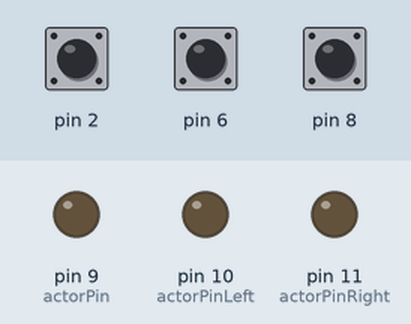
Bench run of a sketch on a simulated Arduino Uno, built with avr-gcc and run on an emulated ATmega328P. On the bench: output pins drawn as LEDs (lit = HIGH). The inputs (shaded band) are chosen by the test bench; at power-on: pin 6 HIGH, pin 8 HIGH, pin 2 HIGH. What the sketch prints to the serial monitor is not drawn.

Above: at 1.2 s.
1.3 s: pin 6 pulled LOW for 0.15 s
At 1.38 s:
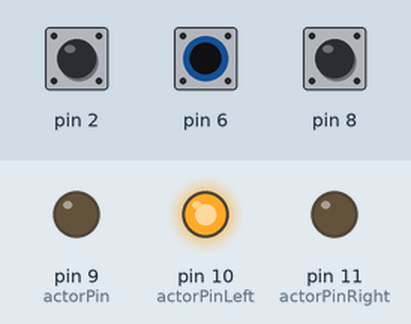
2.9 s: pin 8 pulled LOW for 0.15 s
At 3.9 s:
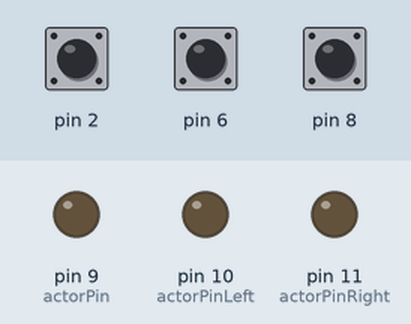
4.5 s: pin 8 pulled LOW for 3.2 s
At 5.4 s:
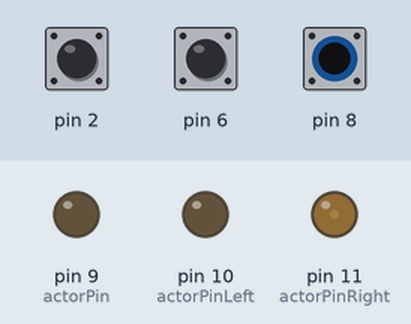
9.2 s: pin 6 pulled LOW for 1 s
At 10.0 s:
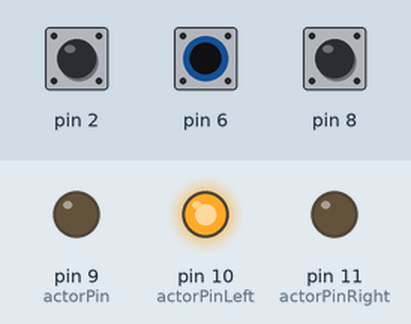
11.7 s: pin 6 pulled LOW for 3.2 s
At 16.1 s:
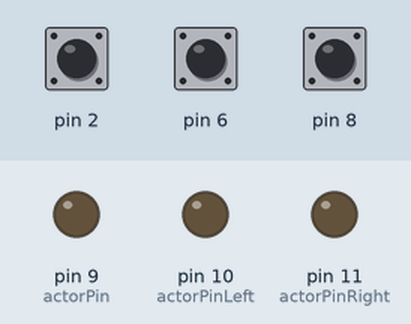
16.4 s: pin 6 driven LOW and pin 8 driven LOW
At 17.6 s:
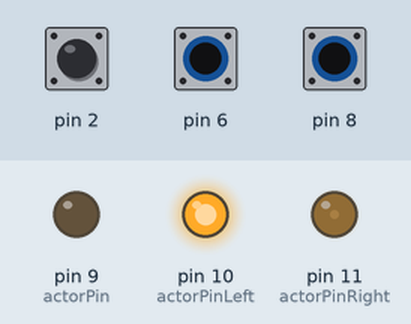
Timing chart, 0 to 18.9 s (numbered marks = the images above; inputs shaded):
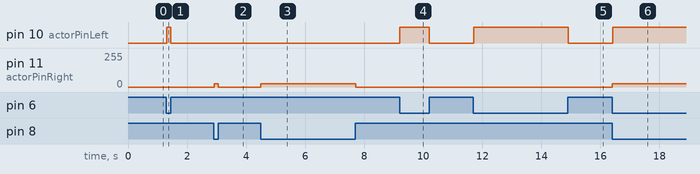

Measured:
- after the input at 1.3 s, pin 10 (actorPinLeft): LOW → HIGH at once, → LOW 0.14 s later
- after the input at 2.9 s, pin 11 (actorPinRight): 0/255 → 26/255 at once, → 0/255 0.14 s later
- after the input at 4.5 s, pin 11 (actorPinRight): 0/255 → 26/255 at once, → 0/255 3.2 s later
- after the input at 9.2 s, pin 10 (actorPinLeft): LOW → HIGH at once, → LOW 1.0 s later
- after the input at 11.7 s, pin 10 (actorPinLeft): LOW → HIGH at once, → LOW 3.2 s later
- after the input at 16.4 s, pin 10 (actorPinLeft): LOW → HIGH at once; pin 11 (actorPinRight): 0/255 → 26/255 at once

The sketch:

FindlingFunktionsmuster01.ino
```cpp
#include <CapacitiveSensor.h>
//#include <Servo.h>

//Servo swipeServo;  // create servo object to control a servo
                // a maximum of eight servo objects can be created

//int swipeServoPosition = 0;    // variable to store the servo position

/*
 * CapitiveSense Library Demo Sketch
 * Paul Badger 2008
 * Uses a high value resistor e.g. 10M between send pin and receive pin
 * Resistor effects sensitivity, experiment with values, 50K - 50M. Larger resistor values yield larger sensor values.
 * Receive pin is the sensor pin - try different amounts of foil/metal on this pin
 */


CapacitiveSensor   cs_4_2 = CapacitiveSensor(4,2);        // 10M resistor between pins 4 & 2, pin 2 is sensor pin, add a wire and or foil if desired
CapacitiveSensor   cs_4_6 = CapacitiveSensor(4,6);        // 10M resistor between pins 4 & 6, pin 6 is sensor pin, add a wire and or foil
CapacitiveSensor   cs_4_8 = CapacitiveSensor(4,8);        // 10M resistor between pins 4 & 8, pin 8 is sensor pin, add a wire and or foil

void setup()
{
//   swipeServo.attach(3);  // attaches the servo on pin 9 to the servo object
//   swipeServo.write(swipeServoPosition);
   cs_4_2.set_CS_AutocaL_Millis(0xFFFFFFFF);     // turn off autocalibrate on channel 1 - just as an example
   Serial.begin(9600);
}

void loop()
{
  singleTouch();
  doubleTouch();
//  doubleTouchWithSwipe();
  delay(10);                             // arbitrary delay to limit data to serial port
}

void servoRotate(int toPosition){
    //myservo.write(toPosition);
}

long capTouch(long minCapValue, long maxCapValue, long capValue, int actorPin, int scaleMin, int scaleMax){
    long start = millis();
    Serial.println(capValue);
    if(capValue > minCapValue){
      if(capValue > maxCapValue){
        return 1023;
      }else{
        long capValueScaled = map(capValue, minCapValue, maxCapValue, scaleMin, scaleMax);
        return capValueScaled;
      }
    }
    return 0;
}
void light(long capValue, int actorPin){
    analogWrite(actorPin, capValue);
}

void oldCapTouch(long minCapValue, long maxCapValue, long capValue, int actorPin){
    long start = millis();
    Serial.println(capValue);
    if(capValue > minCapValue){
      if(capValue > maxCapValue){
        analogWrite(actorPin, 1023);
      }else{
        long capValueScaled = map(capValue, minCapValue, maxCapValue, 0, 1023);
        analogWrite(actorPin, capValueScaled);
      }
    }else{
      analogWrite(actorPin, 0);
    }
}

void singleTouch(){
    long minCapValue = 15000;
    long maxCapValue = 180000;
    long capSensorValue =  cs_4_2.capacitiveSensor(30);
    int actorPin = 9;
    int capValue = capTouch(minCapValue, maxCapValue, capSensorValue, actorPin, 0, 1023);
    light(capValue, actorPin);
}


void oldSingleTouch(){
    long minCapValue = 15000;
    long maxCapValue = 180000;
    long capValue =  cs_4_2.capacitiveSensor(30);
    int actorPin = 9;
   // capTouch(minCapValue, maxCapValue, capValue, actorPin);
}

void doubleTouch(){
    long minCapValue = 500;
    long maxCapValue = 15000;
    long capValueLeft =  cs_4_6.capacitiveSensor(30);
    long capValueRight =  cs_4_8.capacitiveSensor(30);
    int actorPinLeft = 10;
    int actorPinRight = 11;
    int capLeft = capTouch(minCapValue, maxCapValue, capValueLeft, actorPinLeft, 0, 1023);
    int capRight = capTouch(minCapValue, maxCapValue, capValueRight, actorPinRight, 0, 1023);
    light(capLeft, actorPinLeft);
    light(capRight, actorPinRight);
}
```
